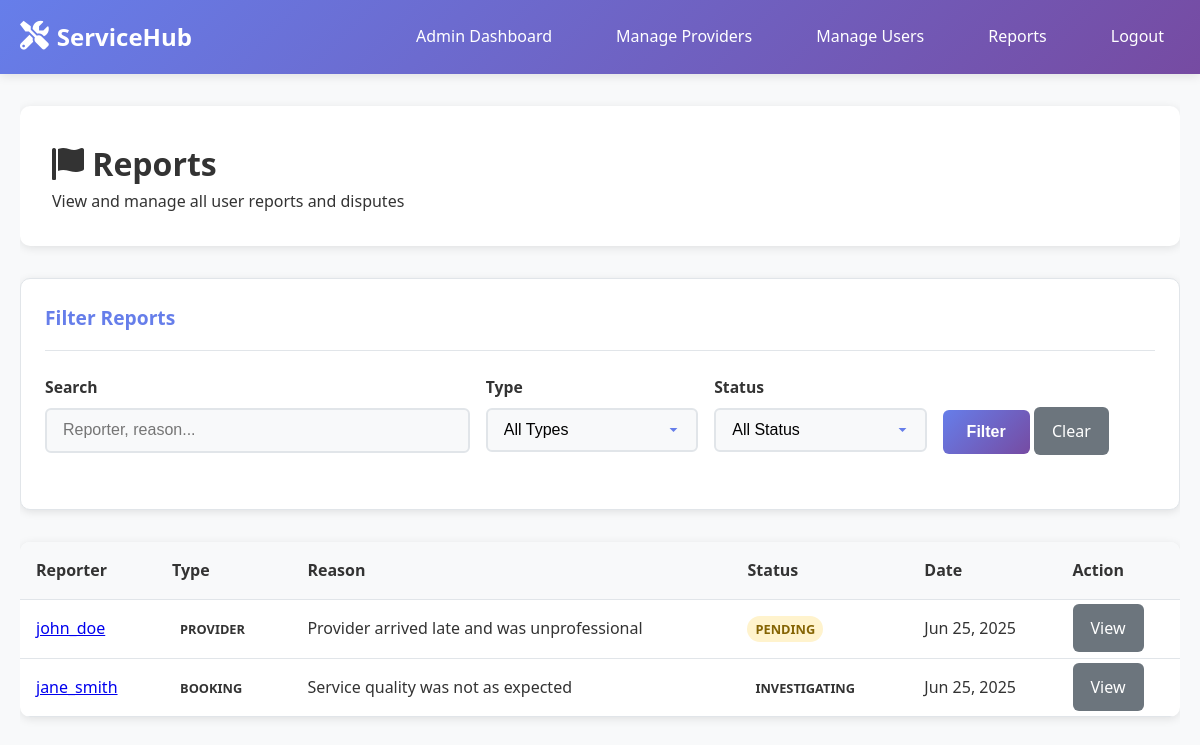
Screenshot of /admin/reports.php (signed in) with the database file from the repository.
### tables this page shows
CREATE TABLE `reports` (
  `id` int(11) NOT NULL,
  `reporter_id` int(11) NOT NULL,
  `reported_user_id` int(11) DEFAULT NULL,
  `reported_provider_id` int(11) DEFAULT NULL,
  `booking_id` int(11) DEFAULT NULL,
  `report_type` enum('user','provider','booking','service') NOT NULL,
  `reason` text NOT NULL,
  `status` enum('pending','investigating','resolved','dismissed') NOT NULL DEFAULT 'pending',
  `admin_notes` text DEFAULT NULL,
  `created_at` timestamp NOT NULL DEFAULT current_timestamp(),
  `updated_at` timestamp NOT NULL DEFAULT current_timestamp() ON UPDATE current_timestamp()
);

CREATE TABLE `users` (
  `id` int(11) NOT NULL,
  `username` varchar(50) NOT NULL,
  `email` varchar(100) NOT NULL,
  `password` varchar(255) NOT NULL,
  `role` enum('admin','provider','customer') NOT NULL DEFAULT 'customer',
  `status` enum('active','inactive','suspended') NOT NULL DEFAULT 'active',
  `profile_image` varchar(255) DEFAULT NULL,
  `phone` varchar(20) DEFAULT NULL,
  `address` text DEFAULT NULL,
  `created_at` timestamp NOT NULL DEFAULT current_timestamp(),
  `updated_at` timestamp NOT NULL DEFAULT current_timestamp() ON UPDATE current_timestamp()
);

### includes/functions.php (called while the page is built, shortened)
<?php
function format_date($date) {
    return date('M j, Y', strtotime($date));
}
?>

### admin/reports.php (the view, shortened to what this page needs)
<?php
require_once '../config/database.php';
require_once '../includes/functions.php';
$status_filter = isset($_GET['status']) ? sanitize_input($_GET['status']) : '';
$type_filter = isset($_GET['type']) ? sanitize_input($_GET['type']) : '';
$search = isset($_GET['search']) ? sanitize_input($_GET['search']) : '';
$page = isset($_GET['page']) ? intval($_GET['page']) : 1;
$per_page = 20;
$offset = ($page - 1) * $per_page;
$where_conditions = ["1=1"];
$params = [];
$param_types = '';
$where_clause = implode(' AND ', $where_conditions);
$query = "SELECT r.*, u.username as reporter_name FROM reports r JOIN users u ON r.reporter_id = u.id WHERE $where_clause ORDER BY r.created_at DESC LIMIT ? OFFSET ?";
$params[] = $per_page;
$params[] = $offset;
$param_types .= 'ii';
$stmt = mysqli_prepare($conn, $query);
if (!empty($param_types)) {
    mysqli_stmt_bind_param($stmt, $param_types, ...$params);
}
mysqli_stmt_execute($stmt);
$result = mysqli_stmt_get_result($stmt);
$detail = null;
$status_options = [
    '' => 'All Status',
    'pending' => 'Pending',
    'investigating' => 'Investigating',
    'resolved' => 'Resolved',
    'dismissed' => 'Dismissed'
];
$type_options = [
    '' => 'All Types',
    'user' => 'User',
    'provider' => 'Provider',
    'booking' => 'Booking',
    'service' => 'Service'
];
?>
<!DOCTYPE html>
<html lang="en">
<head>
    <link rel="stylesheet" href="../assets/css/style.css">
    <link href="https://cdnjs.cloudflare.com/ajax/libs/font-awesome/6.0.0/css/all.min.css" rel="stylesheet">
</head>
<body>
    <nav class="navbar">
        <div class="nav-container">
            <div class="nav-logo">
                <a href="../index.php">
                    <i class="fas fa-tools"></i>
                    <span>ServiceHub</span>
                </a>
            </div>
            <div class="nav-menu">
                <a href="dashboard.php" class="nav-link">Admin Dashboard</a>
                <a href="providers.php" class="nav-link">Manage Providers</a>
                <a href="users.php" class="nav-link">Manage Users</a>
                <a href="reports.php" class="nav-link active">Reports</a>
                <a href="../auth/logout.php" class="nav-link">Logout</a>
            </div>
        </div>
    </nav>
    <div class="container">
        <div class="dashboard">
            <div class="dashboard-header">
                <h1><i class="fas fa-flag"></i> Reports</h1>
                <p>View and manage all user reports and disputes</p>
            </div>
            <div class="filter-section" id="filter-section">
                <div class="filter-header">
                    <h3>Filter Reports</h3>
                </div>
                <form method="GET" action="" class="filter-form" id="filter-form">
                    <div class="filter-row">
                        <div class="filter-group">
                            <label for="search">Search</label>
                            <input type="text" id="search" name="search" placeholder="Reporter, reason..." value="<?php echo htmlspecialchars($search); ?>">
                        </div>
                        <div class="filter-group">
                            <label for="type">Type</label>
                            <select id="type" name="type">
                                <?php foreach ($type_options as $key => $value): ?>
                                    <option value="<?php echo $key; ?>" <?php echo $type_filter === $key ? 'selected' : ''; ?>><?php echo $value; ?></option>
                                <?php endforeach; ?>
                            </select>
                        </div>
                        <div class="filter-group">
                            <label for="status">Status</label>
                            <select id="status" name="status">
                                <?php foreach ($status_options as $key => $value): ?>
                                    <option value="<?php echo $key; ?>" <?php echo $status_filter === $key ? 'selected' : ''; ?>><?php echo $value; ?></option>
                                <?php endforeach; ?>
                            </select>
                        </div>
                        <div class="filter-group">
                            <button type="submit" class="btn-primary">Filter</button>
                            <a href="reports.php" class="btn-secondary">Clear</a>
                        </div>
                    </div>
                </form>
            </div>
            <?php if ($detail): ?>
                <div class="content-card">
                    <h2>Report Details</h2>
                    <p><strong>Reporter:</strong> <a href="user-details.php?id=<?php echo $detail['reporter_id']; ?>"><?php echo htmlspecialchars($detail['reporter_name']); ?></a></p>
                    <p><strong>Type:</strong> <?php echo ucfirst($detail['report_type']); ?></p>
                    <p><strong>Status:</strong> <span class="status-badge status-<?php echo $detail['status']; ?>"><?php echo ucfirst($detail['status']); ?></span></p>
                    <p><strong>Reason:</strong> <?php echo nl2br(htmlspecialchars($detail['reason'])); ?></p>
                    <p><strong>Date:</strong> <?php echo format_datetime($detail['created_at']); ?></p>
                    <?php if ($detail['reported_user_id']): ?>
                        <p><strong>Reported User:</strong> <a href="user-details.php?id=<?php echo $detail['reported_user_id']; ?>">View User</a></p>
                    <?php endif; ?>
                    <?php if ($detail['reported_provider_id']): ?>
                        <p><strong>Reported Provider:</strong> <a href="provider-details.php?id=<?php echo $detail['reported_provider_id']; ?>">View Provider</a></p>
                    <?php endif; ?>
                    <?php if ($detail['booking_id']): ?>
                        <p><strong>Booking ID:</strong> <?php echo $detail['booking_id']; ?></p>
                    <?php endif; ?>
                    <form method="POST" action="" style="margin-top: 20px;">
                        <input type="hidden" name="report_id" value="<?php echo $detail['id']; ?>">
                        <label for="admin_notes"><strong>Admin Notes:</strong></label><br>
                        <textarea name="admin_notes" id="admin_notes" rows="3" style="width:100%;max-width:500px;"><?php echo htmlspecialchars($detail['admin_notes']); ?></textarea><br>
                        <label for="action"><strong>Update Status:</strong></label>
                        <select name="action" id="action">
                            <?php foreach ($status_options as $key => $value): if ($key === '') continue; ?>
                                <option value="<?php echo $key; ?>" <?php echo $detail['status'] === $key ? 'selected' : ''; ?>><?php echo $value; ?></option>
                            <?php endforeach; ?>
                        </select>
                        <button type="submit" class="btn-primary">Update</button>
                        <a href="reports.php" class="btn-secondary">Back to List</a>
                    </form>
                </div>
            <?php else: ?>
            <div class="table-container">
                <table>
                    <thead>
                        <tr>
                            <th>Reporter</th>
                            <th>Type</th>
                            <th>Reason</th>
                            <th>Status</th>
                            <th>Date</th>
                            <th>Action</th>
                        </tr>
                    </thead>
                    <tbody>
                        <?php while ($report = mysqli_fetch_assoc($result)): ?>
                            <tr>
                                <td><a href="user-details.php?id=<?php echo $report['reporter_id']; ?>"><?php echo htmlspecialchars($report['reporter_name']); ?></a></td>
                                <td><span class="status-badge status-<?php echo $report['report_type']; ?>"><?php echo ucfirst($report['report_type']); ?></span></td>
                                <td><?php echo htmlspecialchars(substr($report['reason'], 0, 50)) . (strlen($report['reason']) > 50 ? '...' : ''); ?></td>
                                <td><span class="status-badge status-<?php echo $report['status']; ?>"><?php echo ucfirst($report['status']); ?></span></td>
                                <td><?php echo format_date($report['created_at']); ?></td>
                                <td><a href="reports.php?id=<?php echo $report['id']; ?>" class="btn-secondary btn-sm">View</a></td>
                            </tr>
                        <?php endwhile; ?>
                    </tbody>
                </table>
            </div>
            <?php endif; ?>
        </div>
    </div>
</body>
</html>

### rows the page displays
reports: reporter.username "john_doe", report_type "PROVIDER", reason "Provider arrived late and was unprofessional", status "PENDING", created_at "Jun 25, 2025"
reports: reporter.username "jane_smith", report_type "BOOKING", reason "Service quality was not as expected", status "INVESTIGATING", created_at "Jun 25, 2025"

### other values shown
form field type "All Types"
form field status "All Status"
